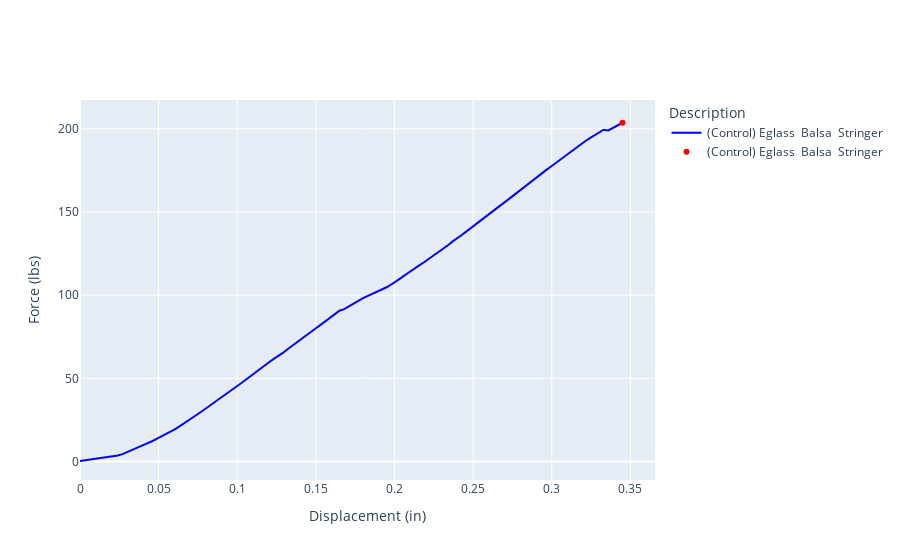
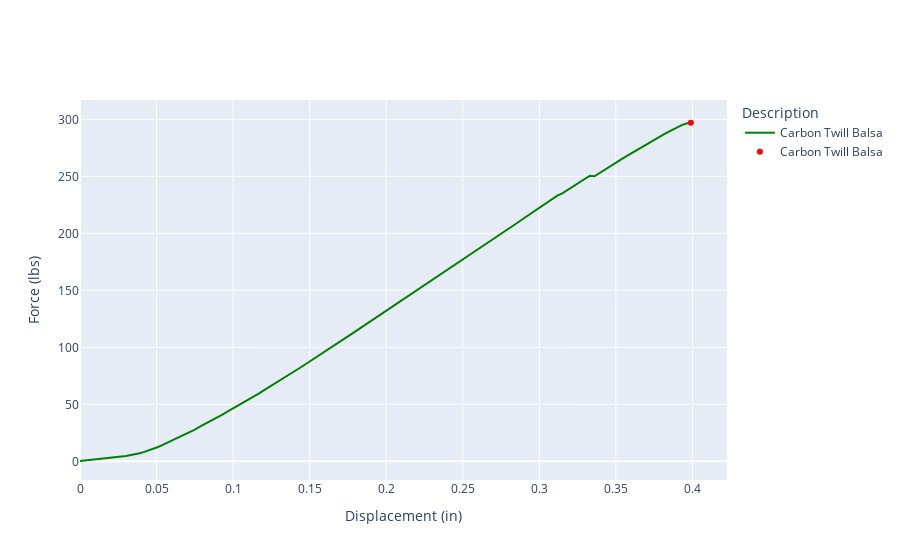
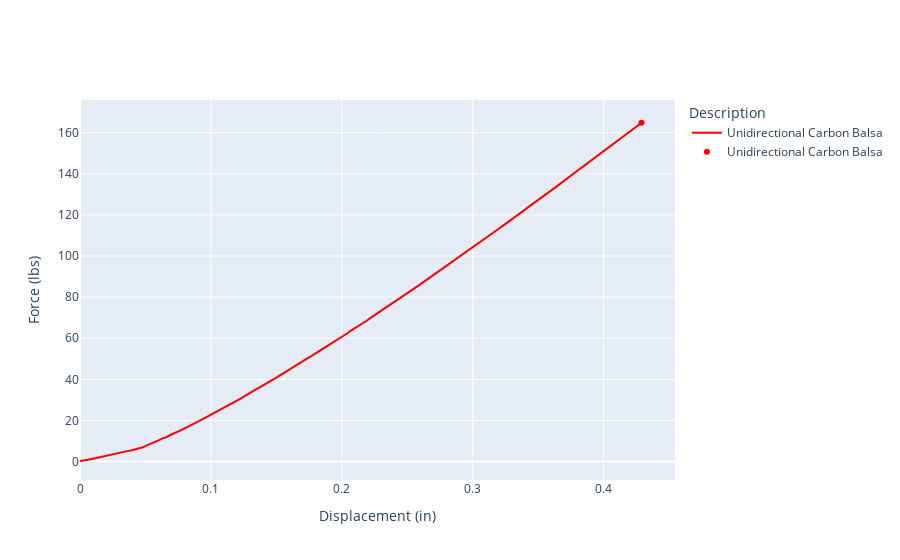
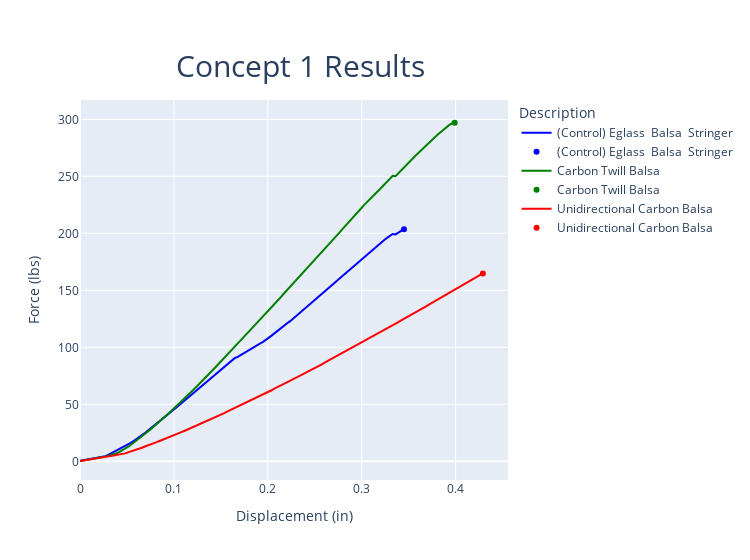

Source (notebook cell) for these figures, in order:
### Code cell
plot_test_specimens(specimens_df)

### Figure 1 — Plotly figure (JSON) as saved in the notebook; plotly's stock layout.template omitted (floating-point values rounded to 4 significant figures)
{"data": [{"hovertemplate": "Crosshead (in)=%{x}<br>Load (lbf)=%{y}<extra></extra>", "legendgroup": "", "line": {"color": "blue", "dash": "solid"}, "marker": {"symbol": "circle"}, "mode": "lines", "name": "(Control) Eglass  Balsa  Stringer", "orientation": "v", "showlegend": true, "type": "scatter", "x": [0, 0.002999, 0.006, 0.008999, 0.012, 0.015, 0.018, 0.021, 0.024, 0.027, 0.03, 0.033, 0.036, 0.039, 0.042, 0.045, 0.048, 0.051, 0.054, 0.057, 0.06, 0.063, 0.066, 0.069, 0.072, 0.075, 0.078, 0.081, 0.084, 0.087, 0.09, 0.093, 0.096, 0.099, 0.102, 0.105, 0.108, 0.111, 0.114, 0.117, 0.12, 0.123, 0.126, 0.129, 0.132, 0.135, 0.138, 0.141, 0.144, 0.147, 0.15, 0.153, 0.156, 0.159, 0.162, 0.165, 0.168, 0.171, 0.174, 0.177, 0.18, 0.183, 0.186, 0.189, 0.192, 0.195, 0.198, 0.201, 0.204, 0.207, 0.21, 0.213, 0.216, 0.219, 0.222, 0.225, 0.228, 0.231, 0.234, 0.237, 0.24, 0.243, 0.246, 0.249, 0.252, 0.255, 0.258, 0.261, 0.264, 0.267, 0.27, 0.273, 0.276, 0.279, 0.282, 0.285, 0.288, 0.291, 0.294, 0.297, 0.3, 0.303, 0.306, 0.309, 0.312, 0.315, 0.318, 0.321, 0.324, 0.327, 0.33, 0.333, 0.336, 0.339, 0.342, 0.345], "xaxis": "x", "y": [0.37, 0.7924, 1.104, 1.579, 1.943, 2.391, 2.799, 3.125, 3.7, 4.521, 5.666, 6.95, 8.045, 9.184, 10.7, 11.92, 13.33, 14.71, 16.1, 17.7, 19.25, 21.07, 22.87, 24.68, 26.71, 28.63, 30.58, 32.54, 34.58, 36.47, 38.51, 40.58, 42.7, 44.79, 46.79, 48.9, 50.91, 53.06, 55.23, 57.3, 59.53, 61.57, 63.31, 65.29, 67.48, 69.67, 71.63, 73.96, 76.14, 78.14, 80.14, 82.17, 84.27, 86.38, 88.48, 90.64, 91.59, 93.09, 94.99, 96.56, 98.2, 99.49, 100.7, 102.2, 103.5, 104.8, 106.4, 108.2, 110.3, 112.2, 114.3, 116.4, 118.0, 120.0, 121.9, 123.8, 125.8, 128.0, 130.0, 132.3, 134.2, 136.3, 138.5, 140.6, 142.7, 145.0, 147.1, 149.3, 151.4, 153.6, 155.8, 158.0, 160.2, 162.2, 164.4, 166.7, 168.9, 171.1, 173.3, 175.6, 177.6, 179.8, 181.9, 184.1, 186.2, 188.1, 190.2, 192.4, 194.2, 196.0, 197.8, 199.4, 199.0, 200.6, 202.1, 203.6], "yaxis": "y"}, {"line": {"color": "blue"}, "marker": {"color": "red"}, "mode": "markers", "name": "(Control) Eglass  Balsa  Stringer", "showlegend": true, "type": "scatter", "x": [0.345], "y": [203.6]}], "layout": {"legend": {"title": {"text": "Description"}}, "showlegend": true, "xaxis": {"title": {"text": "Displacement (in)"}}, "yaxis": {"title": {"text": "Force (lbs)"}}}}

### Figure 2 — Plotly figure (JSON) as saved in the notebook; plotly's stock layout.template omitted (floating-point values rounded to 4 significant figures; data arrays with more than 128 entries replaced by an {"elided": "..."} marker saying what was removed)
{"data": [{"hovertemplate": "Crosshead (in)=%{x}<br>Load (lbf)=%{y}<extra></extra>", "legendgroup": "", "line": {"color": "green", "dash": "solid"}, "marker": {"symbol": "circle"}, "mode": "lines", "name": "Carbon Twill Balsa", "orientation": "v", "showlegend": true, "type": "scatter", "x": {"elided": "134 float values"}, "xaxis": "x", "y": {"elided": "134 float values"}, "yaxis": "y"}, {"line": {"color": "green"}, "marker": {"color": "red"}, "mode": "markers", "name": "Carbon Twill Balsa", "showlegend": true, "type": "scatter", "x": [0.399], "y": [297.0]}], "layout": {"legend": {"title": {"text": "Description"}}, "showlegend": true, "xaxis": {"title": {"text": "Displacement (in)"}}, "yaxis": {"title": {"text": "Force (lbs)"}}}}

### Figure 3 — Plotly figure (JSON) as saved in the notebook; plotly's stock layout.template omitted (floating-point values rounded to 4 significant figures; data arrays with more than 128 entries replaced by an {"elided": "..."} marker saying what was removed)
{"data": [{"hovertemplate": "Crosshead (in)=%{x}<br>Load (lbf)=%{y}<extra></extra>", "legendgroup": "", "line": {"color": "red", "dash": "solid"}, "marker": {"symbol": "circle"}, "mode": "lines", "name": "Unidirectional Carbon Balsa", "orientation": "v", "showlegend": true, "type": "scatter", "x": {"elided": "144 float values"}, "xaxis": "x", "y": {"elided": "144 float values"}, "yaxis": "y"}, {"line": {"color": "red"}, "marker": {"color": "red"}, "mode": "markers", "name": "Unidirectional Carbon Balsa", "showlegend": true, "type": "scatter", "x": [0.429], "y": [164.8]}], "layout": {"legend": {"title": {"text": "Description"}}, "showlegend": true, "xaxis": {"title": {"text": "Displacement (in)"}}, "yaxis": {"title": {"text": "Force (lbs)"}}}}

### Figure 4 — Plotly figure (JSON) as saved in the notebook; plotly's stock layout.template omitted (floating-point values rounded to 4 significant figures; data arrays with more than 128 entries replaced by an {"elided": "..."} marker saying what was removed)
{"data": [{"hovertemplate": "Crosshead (in)=%{x}<br>Load (lbf)=%{y}<extra></extra>", "legendgroup": "", "line": {"color": "blue", "dash": "solid"}, "marker": {"color": "blue", "symbol": "circle"}, "mode": "lines", "name": "(Control) Eglass  Balsa  Stringer", "orientation": "v", "showlegend": true, "type": "scatter", "x": [0, 0.002999, 0.006, 0.008999, 0.012, 0.015, 0.018, 0.021, 0.024, 0.027, 0.03, 0.033, 0.036, 0.039, 0.042, 0.045, 0.048, 0.051, 0.054, 0.057, 0.06, 0.063, 0.066, 0.069, 0.072, 0.075, 0.078, 0.081, 0.084, 0.087, 0.09, 0.093, 0.096, 0.099, 0.102, 0.105, 0.108, 0.111, 0.114, 0.117, 0.12, 0.123, 0.126, 0.129, 0.132, 0.135, 0.138, 0.141, 0.144, 0.147, 0.15, 0.153, 0.156, 0.159, 0.162, 0.165, 0.168, 0.171, 0.174, 0.177, 0.18, 0.183, 0.186, 0.189, 0.192, 0.195, 0.198, 0.201, 0.204, 0.207, 0.21, 0.213, 0.216, 0.219, 0.222, 0.225, 0.228, 0.231, 0.234, 0.237, 0.24, 0.243, 0.246, 0.249, 0.252, 0.255, 0.258, 0.261, 0.264, 0.267, 0.27, 0.273, 0.276, 0.279, 0.282, 0.285, 0.288, 0.291, 0.294, 0.297, 0.3, 0.303, 0.306, 0.309, 0.312, 0.315, 0.318, 0.321, 0.324, 0.327, 0.33, 0.333, 0.336, 0.339, 0.342, 0.345], "xaxis": "x", "y": [0.37, 0.7924, 1.104, 1.579, 1.943, 2.391, 2.799, 3.125, 3.7, 4.521, 5.666, 6.95, 8.045, 9.184, 10.7, 11.92, 13.33, 14.71, 16.1, 17.7, 19.25, 21.07, 22.87, 24.68, 26.71, 28.63, 30.58, 32.54, 34.58, 36.47, 38.51, 40.58, 42.7, 44.79, 46.79, 48.9, 50.91, 53.06, 55.23, 57.3, 59.53, 61.57, 63.31, 65.29, 67.48, 69.67, 71.63, 73.96, 76.14, 78.14, 80.14, 82.17, 84.27, 86.38, 88.48, 90.64, 91.59, 93.09, 94.99, 96.56, 98.2, 99.49, 100.7, 102.2, 103.5, 104.8, 106.4, 108.2, 110.3, 112.2, 114.3, 116.4, 118.0, 120.0, 121.9, 123.8, 125.8, 128.0, 130.0, 132.3, 134.2, 136.3, 138.5, 140.6, 142.7, 145.0, 147.1, 149.3, 151.4, 153.6, 155.8, 158.0, 160.2, 162.2, 164.4, 166.7, 168.9, 171.1, 173.3, 175.6, 177.6, 179.8, 181.9, 184.1, 186.2, 188.1, 190.2, 192.4, 194.2, 196.0, 197.8, 199.4, 199.0, 200.6, 202.1, 203.6], "yaxis": "y"}, {"line": {"color": "blue"}, "marker": {"color": "blue"}, "mode": "markers", "name": "(Control) Eglass  Balsa  Stringer", "showlegend": true, "type": "scatter", "x": [0.345], "y": [203.6]}, {"hovertemplate": "Crosshead (in)=%{x}<br>Load (lbf)=%{y}<extra></extra>", "legendgroup": "", "line": {"color": "green", "dash": "solid"}, "marker": {"color": "green", "symbol": "circle"}, "mode": "lines", "name": "Carbon Twill Balsa", "orientation": "v", "showlegend": true, "type": "scatter", "x": {"elided": "134 float values"}, "xaxis": "x", "y": {"elided": "134 float values"}, "yaxis": "y"}, {"line": {"color": "green"}, "marker": {"color": "green"}, "mode": "markers", "name": "Carbon Twill Balsa", "showlegend": true, "type": "scatter", "x": [0.399], "y": [297.0]}, {"hovertemplate": "Crosshead (in)=%{x}<br>Load (lbf)=%{y}<extra></extra>", "legendgroup": "", "line": {"color": "red", "dash": "solid"}, "marker": {"color": "red", "symbol": "circle"}, "mode": "lines", "name": "Unidirectional Carbon Balsa", "orientation": "v", "showlegend": true, "type": "scatter", "x": {"elided": "144 float values"}, "xaxis": "x", "y": {"elided": "144 float values"}, "yaxis": "y"}, {"line": {"color": "red"}, "marker": {"color": "red"}, "mode": "markers", "name": "Unidirectional Carbon Balsa", "showlegend": true, "type": "scatter", "x": [0.429], "y": [164.8]}], "layout": {"legend": {"title": {"text": "Description"}}, "showlegend": true, "title": {"font": {"size": 30}, "text": "Concept 1 Results", "x": 0.4, "xanchor": "center", "y": 0.9, "yanchor": "top"}, "width": 750, "xaxis": {"title": {"text": "Displacement (in)"}}, "yaxis": {"title": {"text": "Force (lbs)"}}}}
